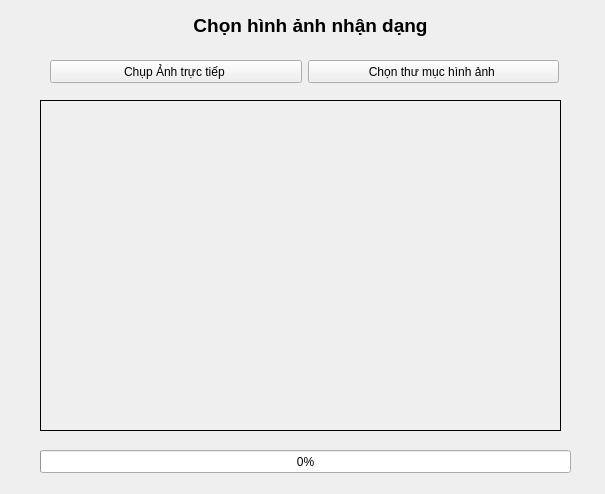
<?xml version="1.0" encoding="UTF-8"?>
<ui version="4.0">
 <class>Form</class>
 <widget class="QWidget" name="Form">
  <property name="geometry">
   <rect>
    <x>0</x>
    <y>0</y>
    <width>605</width>
    <height>494</height>
   </rect>
  </property>
  <property name="minimumSize">
   <size>
    <width>605</width>
    <height>494</height>
   </size>
  </property>
  <property name="maximumSize">
   <size>
    <width>605</width>
    <height>494</height>
   </size>
  </property>
  <property name="windowTitle">
   <string>Form</string>
  </property>
  <property name="toolTip">
   <string>&lt;html&gt;&lt;head/&gt;&lt;body&gt;&lt;p&gt;&lt;span style=&quot; font-weight:600;&quot;&gt;abc&lt;/span&gt;&lt;/p&gt;&lt;/body&gt;&lt;/html&gt;</string>
  </property>
  <widget class="QProgressBar" name="progressBar">
   <property name="geometry">
    <rect>
     <x>40</x>
     <y>450</y>
     <width>531</width>
     <height>23</height>
    </rect>
   </property>
   <property name="value">
    <number>0</number>
   </property>
  </widget>
  <widget class="QLabel" name="label">
   <property name="geometry">
    <rect>
     <x>40</x>
     <y>100</y>
     <width>521</width>
     <height>331</height>
    </rect>
   </property>
   <property name="frameShape">
    <enum>QFrame::Box</enum>
   </property>
   <property name="text">
    <string/>
   </property>
  </widget>
  <widget class="QLabel" name="label_2">
   <property name="geometry">
    <rect>
     <x>150</x>
     <y>10</y>
     <width>321</width>
     <height>31</height>
    </rect>
   </property>
   <property name="font">
    <font>
     <pointsize>14</pointsize>
     <weight>75</weight>
     <bold>true</bold>
    </font>
   </property>
   <property name="text">
    <string>Chọn hình ảnh nhận dạng</string>
   </property>
   <property name="alignment">
    <set>Qt::AlignCenter</set>
   </property>
  </widget>
  <widget class="QPushButton" name="btnChosseFolder">
   <property name="geometry">
    <rect>
     <x>308</x>
     <y>60</y>
     <width>251</width>
     <height>23</height>
    </rect>
   </property>
   <property name="text">
    <string>Chọn thư mục hình ảnh </string>
   </property>
  </widget>
  <widget class="QPushButton" name="btnGetImageFace">
   <property name="geometry">
    <rect>
     <x>50</x>
     <y>60</y>
     <width>252</width>
     <height>23</height>
    </rect>
   </property>
   <property name="text">
    <string>Chụp Ảnh trực tiếp </string>
   </property>
  </widget>
 </widget>
 <resources/>
 <connections/>
</ui>
